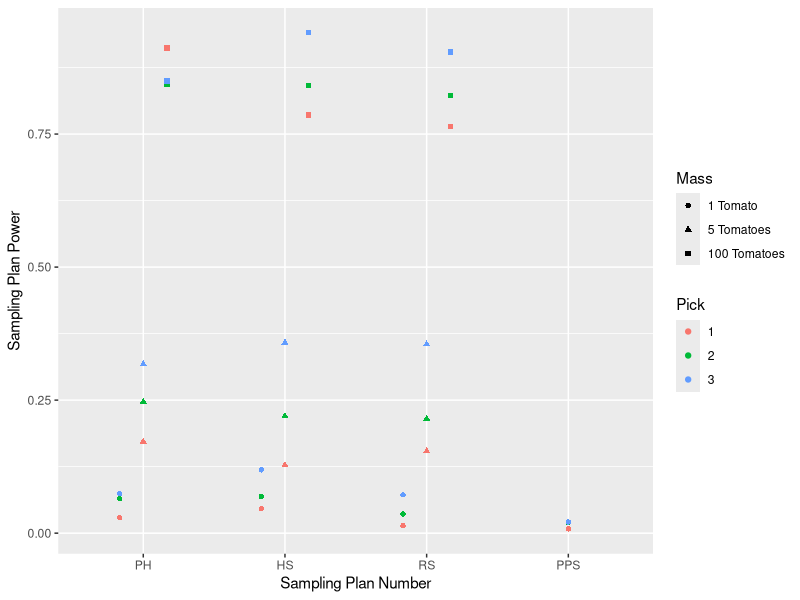

Generate this figure with R: (Note: this script raises an error after producing the figure.)
## ---- chunk 1
library(tidyverse)
## ---- chunk 2
Power_data<-read_csv("Power_summary.csv")

Power_data$Samp_Plan<-as.factor(Power_data$Samp_Plan)
Power_data$Pick<-as.factor(Power_data$Pick)

Power_data$Samp_Plan<-factor(Power_data$Samp_Plan,levels=c("PH", "HS", "RS", "PPS"))
Power_data$Samp_Mass<-as.factor(Power_data$Samp_Mass)

Power_data %>% 
  ggplot(aes(x = Samp_Plan, y = Power, group = Samp_Mass, shape = Samp_Mass, color = Pick)) +
  geom_point(position=position_dodge(width=0.5))+
  scale_shape_discrete(labels = c("1 Tomato", "5 Tomatoes", "100 Tomatoes"), name= "Mass")+
  xlab("Sampling Plan Number")+ ylab ("Sampling Plan Power")

Power_data %>% 
  ggplot(aes(x = Samp_Plan, y = Power,size = Samp_Mass, color = Pick,shape = Samp_Mass, group = interaction(Samp_Mass,Pick))) +
  geom_point(stroke = 1.5)+
  geom_line(size = 1,)+
  scale_shape_manual(values = c(),name = "Tomatoes Sampled")+
  scale_size_manual(values=c(2,3.5,4.5), name = "Tomatoes Sampled")+
  xlab("Sampling Plan Number")+ ylab ("Sampling Plan Power")


ggsave(filename=  "Powers.png")
## ---- chunk 3
Cont_data<-read_csv("Cont_Samp_Point.csv")
Cont_data$Pick<-as.factor(Cont_data$Pick)
Cont_data$Type<-as.factor(Cont_data$Type)
Cont_data$Type<-factor( Cont_data$Type,levels=c("PH", "HS", "RS"))

Cont_data %>% 
  ggplot(aes(x = Type, y = Cont, fill = Pick)) +
  geom_boxplot()+
  stat_summary(fun=mean,aes(group=Pick), geom="point", shape=16, size=3, color="red", fill="red",position=position_dodge(.75)) +
  xlab("Sampling Plan")+ ylab ("Total Adulteran Cells (TAC) at sampling point")
  
